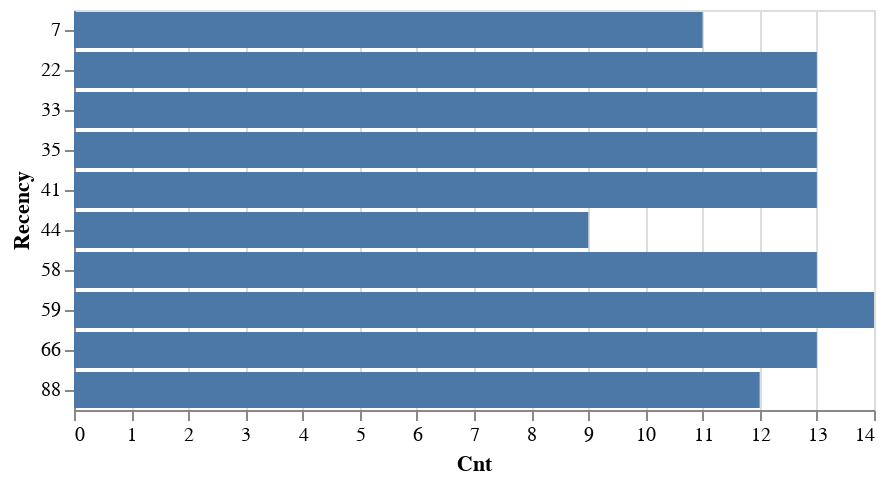

Notebook code for this chart:
### Code cell
# cardinality of all variables
# dep var
# other vars
# missing data
# make lists of variable types
year_vars = ['Year_Birth']
dt_vars = ['Dt_Customer']
# tenure with business in months

X_train.isna().mean()
# so none of the data is missing but small % for incode
X_train[X_train['Income'].isna()==True]
# so only need to impute income

# now I want to model as survival model using recency
recency_info = X_train['Recency'].value_counts().reset_index().rename(columns={'Recency':'Cnt', 'index':'Recency'})
alt.Chart(recency_info.tail(10)).mark_bar().encode(
    y='Recency:O',
    x='Cnt:Q'
)

### Figure 1 — Vega-Lite specification as saved in the notebook (floating-point values rounded to 4 significant figures)
{"config": {"view": {"continuousWidth": 400, "continuousHeight": 300}}, "data": {"name": "data-0ad8205cb3a12c3ea5649dfe8695897a"}, "mark": "bar", "encoding": {"x": {"type": "quantitative", "field": "Cnt"}, "y": {"type": "ordinal", "field": "Recency"}}, "$schema": "https://vega.github.io/schema/vega-lite/v4.8.1.json", "datasets": {"data-0ad8205cb3a12c3ea5649dfe8695897a": [{"Recency": 59, "Cnt": 14}, {"Recency": 33, "Cnt": 13}, {"Recency": 35, "Cnt": 13}, {"Recency": 58, "Cnt": 13}, {"Recency": 66, "Cnt": 13}, {"Recency": 22, "Cnt": 13}, {"Recency": 41, "Cnt": 13}, {"Recency": 88, "Cnt": 12}, {"Recency": 7, "Cnt": 11}, {"Recency": 44, "Cnt": 9}]}}
